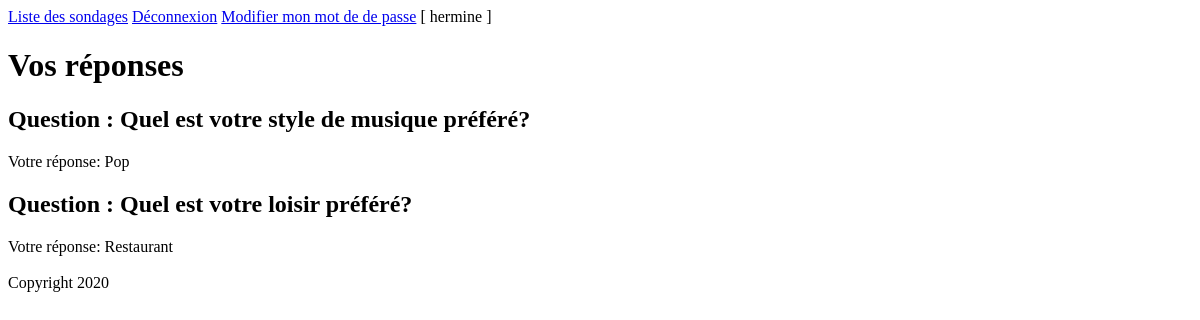
/mes_reponses/2 (signed in), run on the app's committed database.
### appli/models.py (models this page shows, shortened)
class Reponse(models.Model):
    num_proposition = models.IntegerField()
    question = models.ForeignKey(Question, on_delete=models.CASCADE)
    user =models.ForeignKey(User, on_delete=models.CASCADE, null=True)

class Question(models.Model):
    intitule = models.CharField(max_length=255)
    sondage = models.ForeignKey(Sondage, on_delete=models.CASCADE)
    proposition1 = models.CharField(max_length=255)
    proposition2 = models.CharField(max_length=255)
    proposition3 = models.CharField(max_length=255, blank=True)
    proposition4 = models.CharField(max_length=255, blank=True)

### appli/views.py (the view)
# urls.py: path('mes_reponses/<int:id_sondage>', views.mes_reponses, name='mes_reponses'),
def mes_reponses(request, id_sondage):
    reponses = Reponse.objects.filter(question__sondage__id=id_sondage, user=request.user).all()
    return render(request, 'mes_reponses.html', {'reponses': reponses})

### appli/templates/mes_reponses.html
{% extends 'TEMPLATE.html' %}
{% block body %}
    <h1>Vos réponses</h1>
    {% for reponse in reponses %}
        <div>
            <h2>
                Question : {{ reponse.question.intitule }}
            </h2>
            <div>
                Votre réponse:
                {% if reponse.num_proposition == 1 %}
                    {{ reponse.question.proposition1 }}
                {% elif reponse.num_proposition == 2 %}
                    {{ reponse.question.proposition2 }}
                {% elif reponse.num_proposition == 3 %}
                    {{ reponse.question.proposition3 }}
                {% elif reponse.num_proposition == 4 %}
                    {{ reponse.question.proposition4 }}
                {% else %}
                    Pas de réponse à cette question !
                {% endif %}
            </div>
        </div>
    {% endfor %}
{% endblock %}

### appli/templates/TEMPLATE.html (shortened to what this page needs)
{% load static %}
<!DOCTYPE html>
<html lang="en">
<head>
    <link rel="stylesheet" type="text/css" href="{% static 'appli/sondage.css' %}">
</head>
<body>
    <nav>
        {% if user.is_authenticated %}
            <a href="{% url 'liste_sondages' %}">Liste des sondages</a>
            <a href="{% url 'deconnexion' %}">Déconnexion</a>
            <a href="{% url 'modifier_mdp_get' %}">Modifier mon mot de de passe</a>
            [ {{ user }} ]
        {% else %}
            <a href="{% url 'connexion_get' %}">Connexion</a>
            <a href="{% url 'inscription_get' %}">Inscription</a>
        {% endif %}
    </nav>
    <main>
        {% block body %}{% endblock %}
    </main>
    <footer>
     <br>   Copyright 2020
    </footer>
</body>
</html>

### appli/static/appli/sondage.css (style rules this page uses)
body { font-family: cursive; }

### data on the page
Reponse: question.intitule "Quel est votre style de musique préféré?", question.proposition2 "Pop"
Reponse: question.intitule "Quel est votre loisir préféré?", question.proposition4 "Restaurant"

### other printed values
{{ user }} "hermine"
